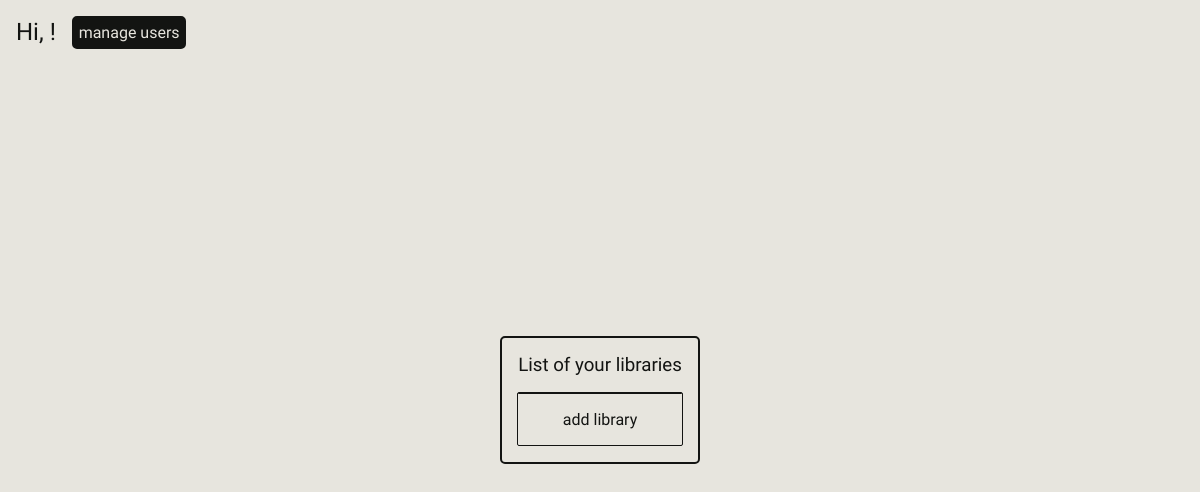
Page /home on the earlier database version.
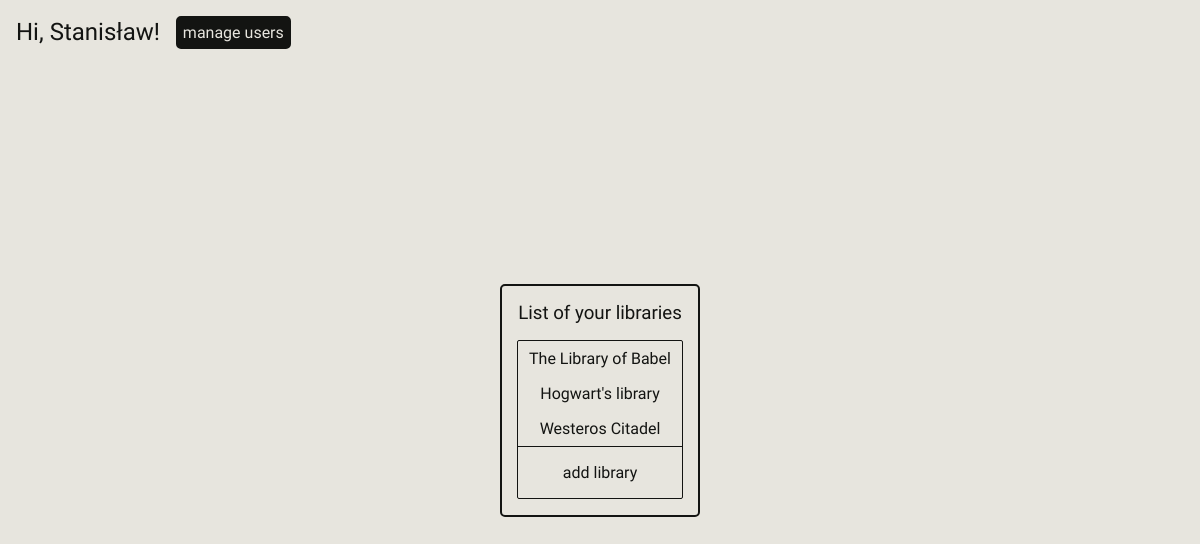
Same page on the later database version.
### bookkeeper/database/models.py (models this page shows, shortened)
class Base(DeclarativeBase):
    id      = Column(Integer, primary_key = True)

class UserSchema(Base):
    __tablename__ = "users"
    name    = Column(String, nullable = False)
    surname = Column(String, nullable = True)
    books = relationship("BookSchema", back_populates = "user")
    libraries = relationship("LibrarySchema", back_populates = "user")

class LibrarySchema(Base):
    __tablename__ = "libraries"
    name = Column(String, nullable = False)
    user_id = Column(Integer, ForeignKey("users.id"), nullable = False)
    user   = relationship("UserSchema", back_populates = "libraries")
    books  = relationship("BookSchema", back_populates = "library")

### bookkeeper/database/DTO.py (called while the page is built)
    def from_db(user: UserSchema):
        if user: return User(user.name, user.surname, user.id)

    def from_db(library: LibrarySchema):
        return Library(library.name, User.from_db(library.user), library.id)

### bookkeeper/database/database.py (called while the page is built)
    def __iter__(self):
        if self.message == DBMessage.OBJECT_LIST:
            return self.value.__iter__()
        else: ValueError("this response is not iterable")

    def get_libraries_by_user(self, user_id) -> DBResponse:
        session =  Session(bind = self.engine)
        return DBResponse(DBMessage.OBJECT_LIST, [Library.from_db(obj) for obj in session.query(LibrarySchema).all()])

    def get_user_by_id(self, id: int) -> DBResponse:
        session = Session(bind = self.engine)
        return DBResponse(DBMessage.OBJECT, User.from_db(session.query(UserSchema).where(UserSchema.id == id).first()))

### bookkeeper/desktop/__init__.py (called while the page is built)
    def __call__(self, **kwargs):
        return self.action(**kwargs, **self.kwargs)

### bookkeeper/desktop/utils.py (called while the page is built)
def render_page(template, **kwargs):
    mode = get_setting("mode", "light")
    return render_template(template, mode= mode, **kwargs)

### bookkeeper/desktop/views.py (called while the page is built)
def home(db : Database):
    user = get_setting("user-id")
    if user:
        return render_page("home.html", user = db.get_user_by_id(user).value, libraries = db.get_libraries_by_user(user))
    return redirect("/create-main-user")

### bookkeeper/desktop/templates/home.html
{% extends "base.html" %}
{% block head %}
<link rel="stylesheet" href="{{ url_for('static', filename='css/home.css') }}">
{% endblock %}
{%block nav %}
<nav>
    <h1>Hi, {{user.name}}!</h1>
    <a href="/manage-users">manage users</a>
</nav>
{% endblock %}
{% block body %}
<div class="content-wrap">
    <div class="libraries-wrap">
        <h3>List of your libraries</h3>
        <div class="libraries-list">
            {% for library in libraries %}
            <a class = "library" href='{{"/library/" +library.id|string}}'>{{library.name}}</a>
            {% endfor %}
            <a class = "add-library" href="/create-library">add library</a>
        </div>
    </div>
</div>
{% endblock %}

### bookkeeper/desktop/templates/base.html (shortened to what this page needs)
<!DOCTYPE html>
<html lang="en">
<head>
<link rel="stylesheet" href="{{ url_for('static', filename='css/global.css') }}">
{% block head %}{% endblock %}
</head>
<body class = "{{mode}}">
    {% block nav %}{% endblock %}
    {% block body %}{% endblock %}
</body>
</html>

### bookkeeper/desktop/static/css/global.css (style rules this page uses)
* { padding: 0; margin: 0; font-family: "MedievalSharp", cursive; font-weight: 400; font-style: normal; }
.light { --background-color: #e7e5de; --text-color: #131412; --input-background-color: #d8d7d2; }
body { background-color: var(--background-color); color: var(--text-color) }
nav { position: fixed; top:0; left:0; padding: 1rem; display: flex; align-items: left; justify-content: center; gap:1rem; }
nav h1 { display: flex; align-items: center; }
nav a { text-decoration: none; padding: .3rem; background-color: var(--text-color); color: var(--background-color); border: 2px solid var(--text-color); border-radius: 5px; transition: .1s; }

### bookkeeper/desktop/static/css/home.css (style rules this page uses)
body { padding:1rem; width:calc(100vw - 2rem); height:calc(100vh - 2rem); overflow: hidden; }
.content-wrap { width: 100%; height:100%; display: flex; justify-content: center; align-items: center; }
.libraries-wrap { padding: 1rem; margin: 1rem; display: flex; flex-direction: column; gap: 1rem; align-items: center; border: 2px solid var(--text-color); border-radius: 5px; overflow: hidden; }
.libraries-list { overflow-y: scroll; width:100%; max-height: 30vh; display: flex; flex-direction: column; align-items: center; border: 1px solid var(--text-color); max-width: 50vw; border-radius: 2px; }
.library { text-decoration: none; overflow:hidden; text-overflow: ellipsis; white-space:nowrap; color: var(--text-color); padding:.5rem; width:100%; text-align: center; }
.add-library { text-decoration: none; overflow:hidden; text-overflow: ellipsis; white-space:nowrap; color: var(--text-color); padding: 1rem; border-top: 1px solid var(--text-color); width:100%; text-align: center; }

Differences in the rows shown:
added UserSchema: name "Stanisław"
added LibrarySchema: name "The Library of Babel"
added LibrarySchema: name "Hogwart's library"
added LibrarySchema: name "Westeros Citadel"
